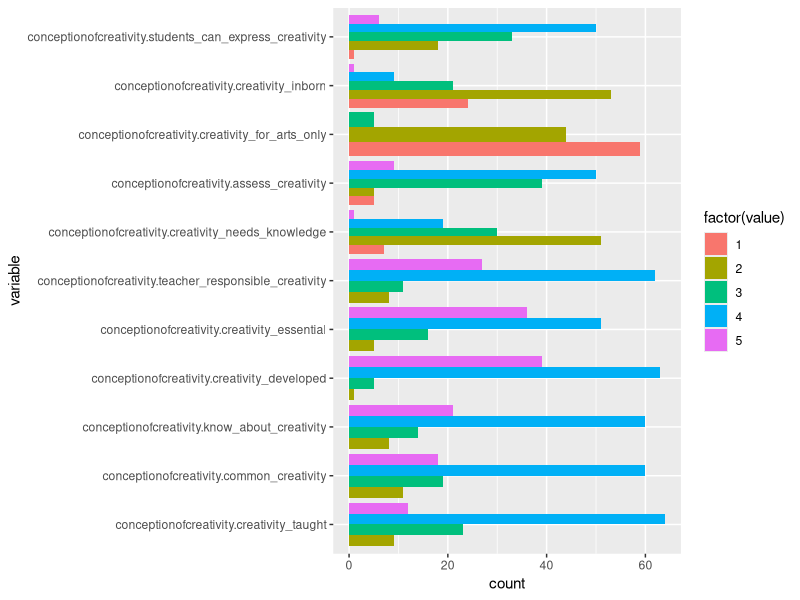
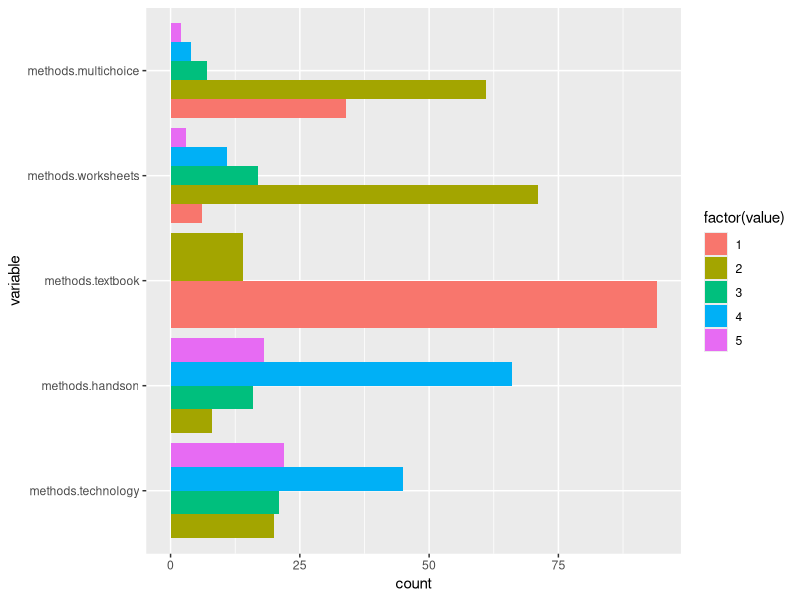
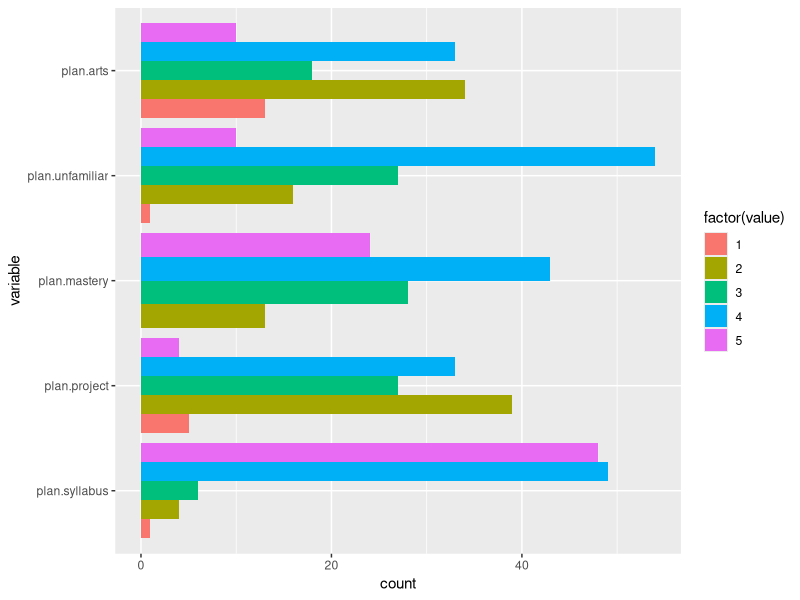
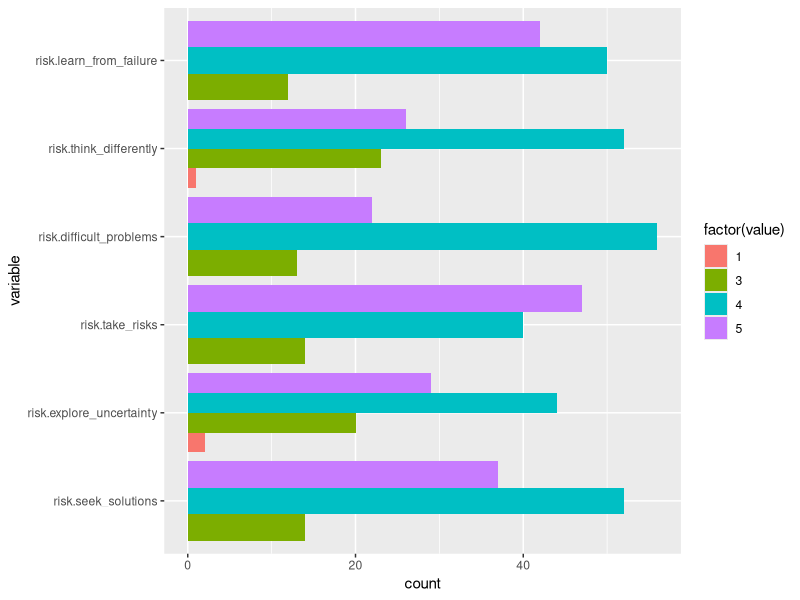
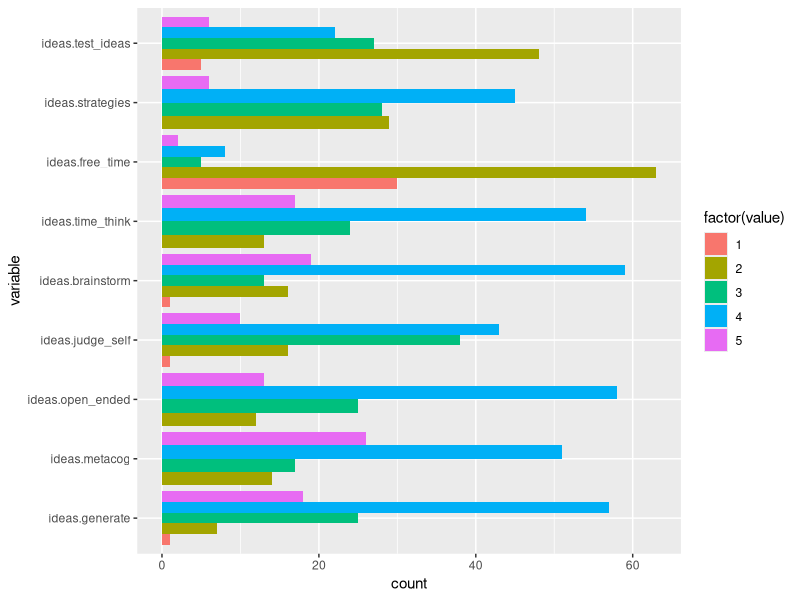
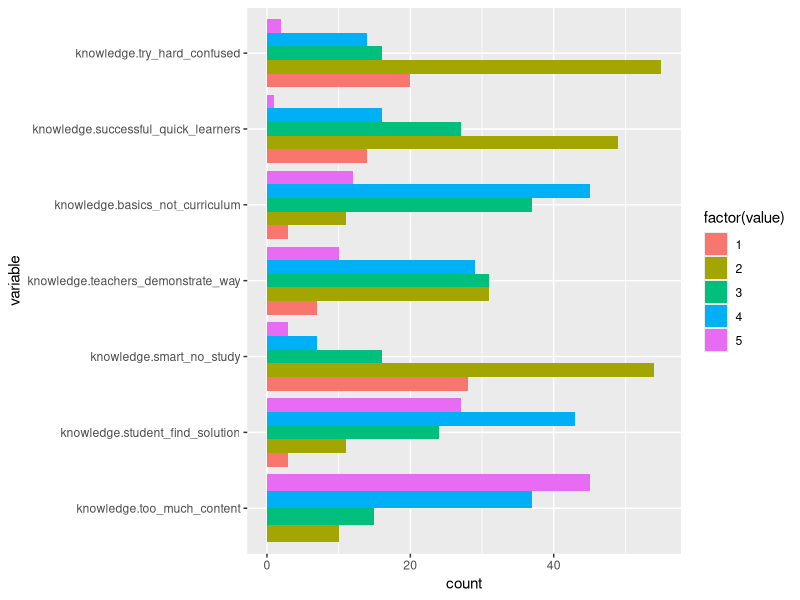
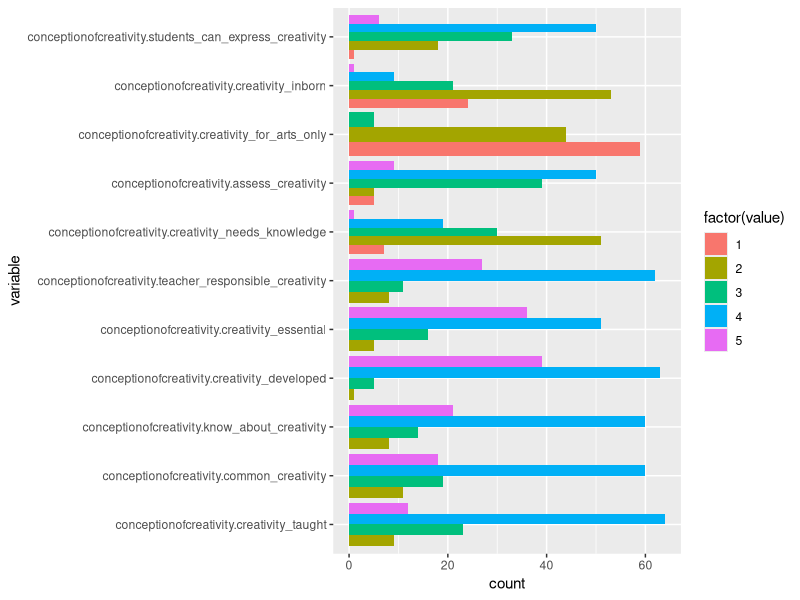
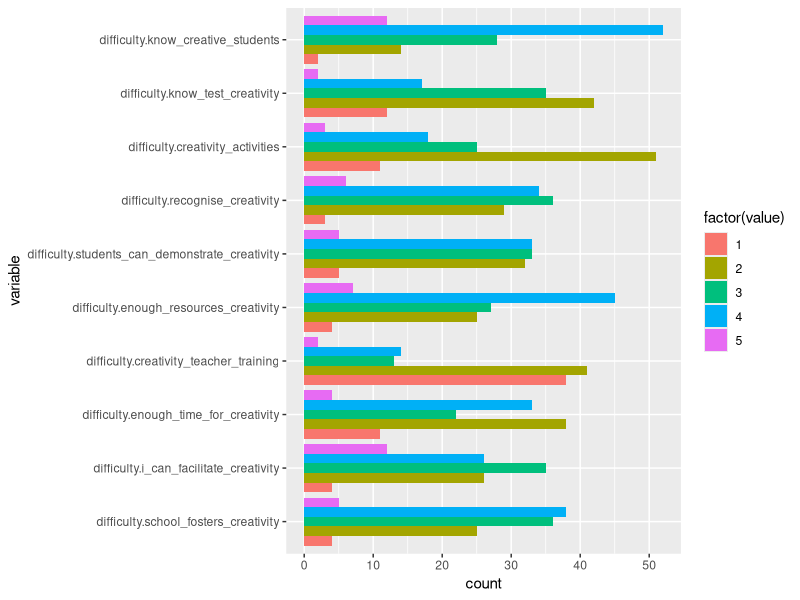

Recreate these plots in R, in order.
## Graphs for extended summary
##
## Revision history:
## - 2016-10-09 Initial

library(data.table)
library(magrittr)
library(ggplot2)
library(GGally)


dt <- fread("data/clean_data.csv")
dt <- dt[rowSums(is.na(dt)) < 20]

# Q1: What's the distribution of the teacher's thoughts on the opportunities that students have
# to express their creativity in different topics?

dt.m1 <- melt(dt[, c(1, grep("^creativity.", names(dt))), with = F], id.vars = "id")

p_thoughts_on_creativity <- ggplot(dt.m1[!is.na(value)], aes(variable, fill = factor(value))) + geom_bar(position = "dodge") + coord_flip()
# pdf("output/thoughts_on_creativity_by_subject.pdf", 6, 8)
# print(p_thoughts_on_creativity)
# dev.off()

# Q2: How do the teacher's indices of creativity relate to how they rate their own creativity
# make index measures
#
#
# first make inverse responses negative
# then sum responses for each category
# then turn the sums into Z-scores
categories <- c("methods", "plan", "risk", "ideas", "knowledge", "conceptionofcreativity",
                "difficulty", "explicitmethod")

new_col_names <- fread("data/new_col_names.csv")

inverse_items <- new_col_names[invert == 0, newname]

dt2 <- copy(dt)


for(col in inverse_items) {
  set(dt2, j = col, value = 6 - dt2[[col]])
}

for(i in categories) {
  search_string <- paste0("^", i, ".")

  print(search_string)
  dt2[, new_col := rowSums(.SD, na.rm = T), .SDcols = grep(search_string, colnames(dt2))]
  dt2[, new_col := new_col - mean(new_col)]
  dt2[, new_col := new_col / sd(new_col)]
  setnames(dt2, "new_col", paste0("index.", i))
}

p_index_scattermatrix <- ggpairs(dt2[, c("self_rating_creativity", names(dt2)[grep("^index.", names(dt2))]), with = F])
# pdf("output/index_scattermatrix.pdf", 10, 10)
# print(p_index_scattermatrix)
# dev.off()


# Q3: What do teachers think about creativity?

dt.m3 <- melt(dt[, grep("^conceptionofcreativity.", names(dt)), with = F])

ggplot(dt.m3[!is.na(value)], aes(variable, fill = factor(value))) + geom_bar(position = "dodge") + coord_flip()

for(i in categories) {
  .dt.m3 <- melt(dt[, grep(paste0("^", i, "."), names(dt)), with = F])
  #pdf(paste0("output/", i, "_items.pdf"), 8, 6)
  print(ggplot(.dt.m3[!is.na(value)], aes(variable, fill = factor(value))) + geom_bar(position = "dodge") + coord_flip())
  #dev.off()
}




# Q4: What do teachers think are the biggest barriers to promoting creativity in the classroom?

dt.m4 <- melt(dt[, grep("^barrier.", names(dt)), with = F])

p_barrier_percentages <- ggplot(dt.m4[, sum(value) / length(value), by = variable], aes(reorder(variable, V1), V1 * 100)) + geom_bar(stat = "identity") + coord_flip()
# pdf("output/barrier_percentages.pdf", 6, 8)
# print(p_barrier_percentages)
# dev.off()




